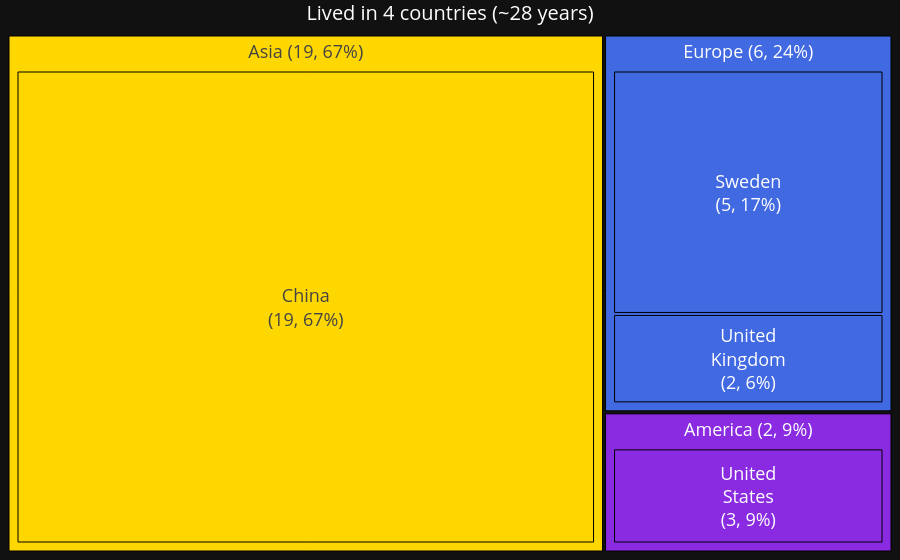

The notebook cell saved with this chart:
### Code cell
NUM_COLS = df.select_dtypes(include='number').columns.tolist()
df_country = df.groupby(['country','continent'])[NUM_COLS].sum().reset_index()
df_country = add_country_codes(df_country.copy())
df_country['total_years'] = df_country['total_days']/365
display(df_country.head())

df_country_lived = df_country[df_country['country'].isin(COUNTRIES_LIVED)]
n_country_lived = df_country_lived.country.nunique()
t_country_lived = df_country_lived.total_years.sum()

create_tree(
    df=df_country_lived,
    feat='country',
    var='total_years',
    flag='continent',
    group_flag=True,
    color_dict=COLOR_DICT,
    font_size_dict=FONT_SIZE_DICT,
    title=f'Lived in {n_country_lived} countries (~{t_country_lived:.0f} years)',
    threshold=1,
    threshold_global=False,
    save_path='../attachments/tree_travel_all.html',
    #save_path=None
    )

### Figure 1 — Plotly figure (JSON) as saved in the notebook; plotly's stock layout.template omitted (floating-point values rounded to 4 significant figures)
{"data": [{"branchvalues": "total", "hoverinfo": "none", "ids": ["America", "Asia", "Europe", "America | United<br>States", "Asia | China", "Europe | Sweden", "Europe | United<br>Kingdom"], "labels": ["<br><br>America (2, 9%)", "<br><br>Asia (19, 67%)", "<br><br>Europe (6, 24%)", "United<br>States", "China", "Sweden", "United<br>Kingdom"], "marker": {"colors": ["blueviolet", "gold", "royalblue", "blueviolet", "gold", "royalblue", "royalblue"], "line": {"color": "black", "width": 1}}, "parents": ["", "", "", "America", "Asia", "Europe", "Europe"], "textfont": {"size": 18}, "textinfo": "label+value+percent root", "textposition": "middle center", "texttemplate": "%{label}<br>(%{value:.0f}, %{percentRoot:.0%})", "type": "treemap", "values": [2.501, 19.12, 6.743, 2.501, 19.12, 4.932, 1.811]}], "layout": {"font": {"color": "white", "size": 18}, "margin": {"b": 0, "l": 0, "r": 0, "t": 0}, "title": {"font": {"size": 20}, "text": "Lived in 4 countries (~28 years)", "x": 0.5, "xanchor": "center", "y": 0.99, "yanchor": "top"}, "uniformtext": {"minsize": 18, "mode": "show"}}}
